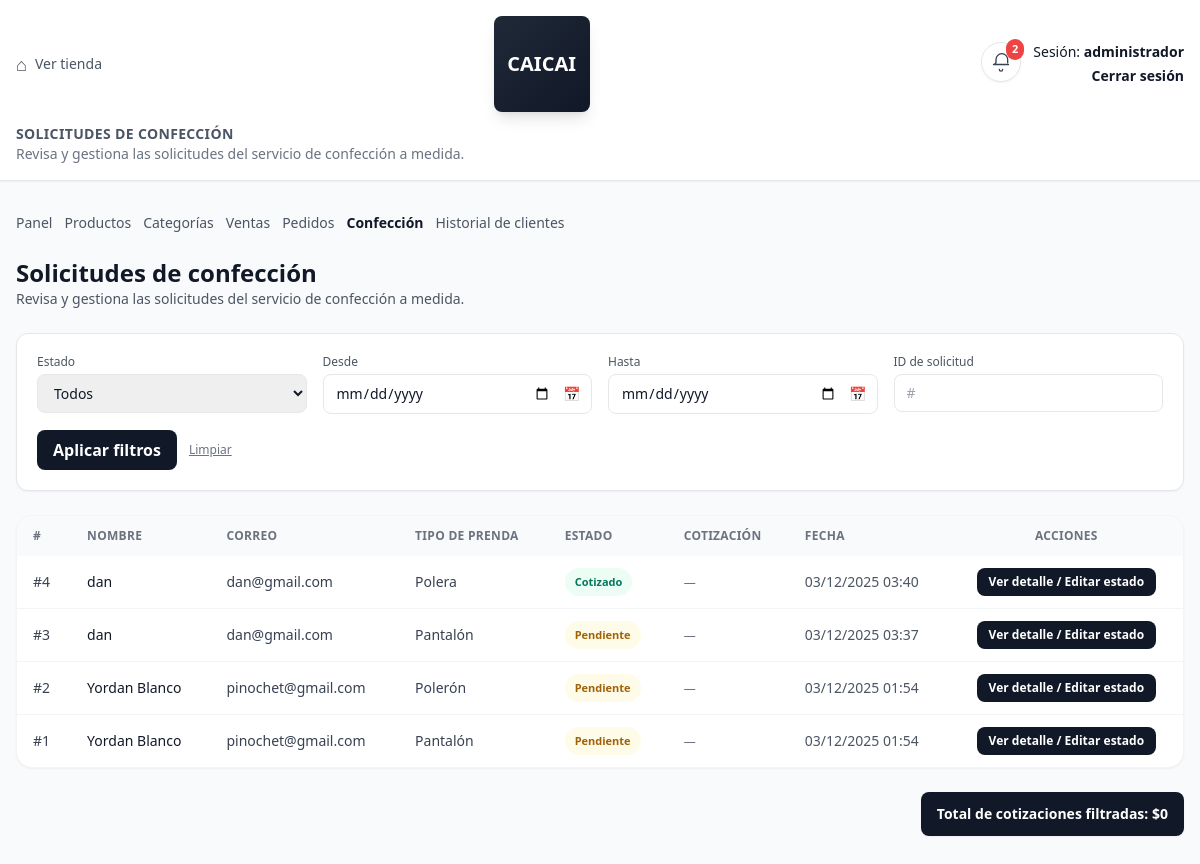
Before: /panel/solicitudes-confeccion/ (signed in) with the older database file.
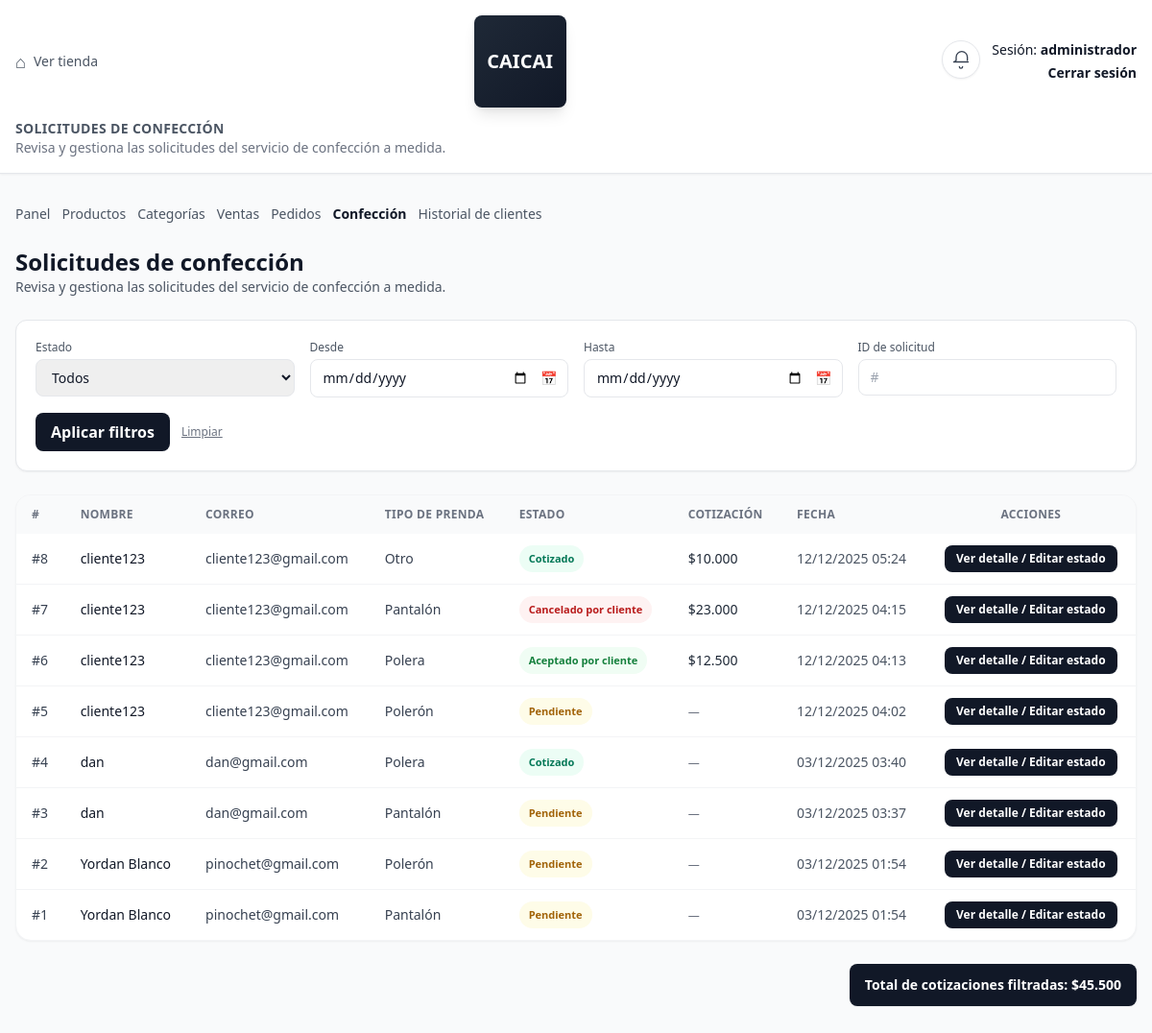
After: the same page with the newer database file.
### core/models.py (models this page shows, shortened)
class SolicitudConfeccion(models.Model):
    TIPO_PRENDA_CHOICES = [
        ('poleron', 'Polerón'),
        ('polera', 'Polera'),
        ('pantalon', 'Pantalón'),
        ('otro', 'Otro'),
    ]
    ESTADO_CHOICES = [
        ('pendiente', 'Pendiente'),
        ('revisado', 'Revisado'),
        ('cotizado', 'Cotizado'),
        ('rechazado', 'Rechazado'),
        ('aceptado', 'Aceptado por cliente'),
        ('cancelado', 'Cancelado por cliente'),
    ]
    cliente = models.ForeignKey(
        'Cliente',
        on_delete=models.SET_NULL,
        null=True,
        blank=True,
        related_name='solicitudes_confeccion'
    )
    nombre = models.CharField(max_length=150)
    correo = models.EmailField()
    telefono = models.CharField(max_length=20)
    tipo_prenda = models.CharField(max_length=20, choices=TIPO_PRENDA_CHOICES)
    descripcion_diseno = models.TextField()
    fecha_creacion = models.DateTimeField(auto_now_add=True)
    estado = models.CharField(max_length=20, choices=ESTADO_CHOICES, default='pendiente')
    respuesta = models.TextField(blank=True, null=True)
    observaciones_admin = models.TextField(blank=True, null=True, default='')
    cotizacion_monto = models.DecimalField(max_digits=10, decimal_places=2, null=True, blank=True)
    cotizacion_aceptada = models.BooleanField(null=True, blank=True, default=None)
    class Meta:
        ordering = ['-fecha_creacion']

### core/decorators.py (the view)
    def wrapper(request, *args, **kwargs):
        if 'admin_id' not in request.session:
            return redirect('admin_login')
        return view_func(request, *args, **kwargs)

### core/templatetags/dict_extras.py (called while the page is built)
@register.filter
def precio_clp(value):
    if value in (None, ''):
        return '$0'
    try:
        dec = Decimal(str(value))
    except (InvalidOperation, TypeError, ValueError):
        return '$0'
    dec = dec.quantize(Decimal('1'))
    num = int(dec)
    formatted = f'{num:,}'.replace(',', '.')
    return f'${formatted}'

### core/views.py (called while the page is built)
def _low_stock_threshold(request):
    try:
        value = int(request.session.get('low_stock_threshold', getattr(settings, 'LOW_STOCK_THRESHOLD', 5)))
        return max(1, min(20, value))
    except (TypeError, ValueError):
        return 5

def _low_stock_products(threshold: int):
    qs = Producto.objects.filter(activo=True, stock__lte=threshold).annotate(nombre_display=F('nombre'))
    return list(qs)

def _low_stock_context(request):
    threshold = _low_stock_threshold(request)
    productos = _low_stock_products(threshold)
    return {
        'low_stock_products': productos,
        'low_stock_count': len(productos),
        'low_stock_threshold': threshold,
    }

### core/templates/core/solicitudes_confeccion_list.html (shortened to what the changed rows need)
<!DOCTYPE html>
{% load dict_extras %}
<html lang="es">
<head>
  <script src="https://cdn.tailwindcss.com"></script>
</head>
<body class="bg-gray-50 text-gray-900">
  <header class="border-b shadow-sm bg-white">
    <div class="max-w-7xl mx-auto px-4 py-4 flex flex-col gap-3">
      <div class="flex items-center justify-between">
        <div class="flex items-start justify-end gap-3">
          {% include 'core/partials/low_stock_alert.html' %}
        </div>
      </div>
    </div>
  </header>
  <main class="py-8">
    <div class="max-w-7xl mx-auto px-4 space-y-6">
      <div class="flex items-center justify-between">
        <div>
          <h1 class="text-2xl font-bold">Solicitudes de confección</h1>
        </div>
      </div>
      <div class="bg-white rounded-2xl shadow-sm border border-gray-100 overflow-hidden">
        <div class="overflow-x-auto">
          <table class="min-w-full text-sm">
            <thead class="bg-gray-50 text-xs uppercase tracking-wide text-gray-500">
              <tr>
                <th class="px-4 py-3 text-left">#</th>
                <th class="px-4 py-3 text-left">Nombre</th>
                <th class="px-4 py-3 text-left">Correo</th>
                <th class="px-4 py-3 text-left">Tipo de prenda</th>
                <th class="px-4 py-3 text-left">Estado</th>
                <th class="px-4 py-3 text-left">Cotización</th>
                <th class="px-4 py-3 text-left">Fecha</th>
                <th class="px-4 py-3 text-center">Acciones</th>
              </tr>
            </thead>
            <tbody class="divide-y divide-gray-100">
              {% for s in solicitudes %}
                <tr class="hover:bg-gray-50">
                  <td class="px-4 py-3 text-gray-700 font-medium">#{{ s.id }}</td>
                  <td class="px-4 py-3">
                    <span class="font-medium text-gray-900">{{ s.nombre }}</span>
                  </td>
                  <td class="px-4 py-3 text-gray-700">
                    {{ s.correo }}
                  </td>
                  <td class="px-4 py-3 text-gray-700">
                    {{ s.get_tipo_prenda_display|default:s.tipo_prenda }}
                  </td>
                  <td class="px-4 py-3">
                    {% if s.estado == 'pendiente' %}
                      <span class="inline-flex px-2.5 py-1 rounded-full text-[11px] font-semibold bg-yellow-50 text-yellow-700">
                        Pendiente
                      </span>
                    {% elif s.estado == 'revisado' %}
                      <span class="inline-flex px-2.5 py-1 rounded-full text-[11px] font-semibold bg-blue-50 text-blue-700">
                        Revisado
                      </span>
                    {% elif s.estado == 'cotizado' %}
                      <span class="inline-flex px-2.5 py-1 rounded-full text-[11px] font-semibold bg-emerald-50 text-emerald-700">
                        Cotizado
                      </span>
                    {% elif s.estado == 'rechazado' %}
                      <span class="inline-flex px-2.5 py-1 rounded-full text-[11px] font-semibold bg-red-50 text-red-700">
                        Rechazado
                      </span>
                    {% elif s.estado == 'aceptado' %}
                      <span class="inline-flex px-2.5 py-1 rounded-full text-[11px] font-semibold bg-green-50 text-green-700">
                        Aceptado por cliente
                      </span>
                    {% elif s.estado == 'cancelado' %}
                      <span class="inline-flex px-2.5 py-1 rounded-full text-[11px] font-semibold bg-red-50 text-red-700">
                        Cancelado por cliente
                      </span>
                    {% else %}
                      <span class="text-xs text-gray-600">{{ s.estado }}</span>
                    {% endif %}
                  </td>
                  <td class="px-4 py-3 text-gray-800">
                    {% if s.cotizacion_monto %}
                      {{ s.cotizacion_monto|precio_clp }}
                    {% else %}
                      <span class="text-xs text-gray-500">—</span>
                    {% endif %}
                  </td>
                  <td class="px-4 py-3 text-gray-600">
                    {{ s.fecha_creacion|date:"d/m/Y H:i" }}
                  </td>
                  <td class="px-4 py-3 text-center">
                    <a href="{% url 'solicitud_confeccion_detalle' s.id %}"
                       class="inline-flex items-center justify-center px-3 py-1.5 rounded-lg text-xs font-semibold bg-gray-900 text-white hover:bg-gray-800">
                      Ver detalle / Editar estado
                    </a>
                  </td>
                </tr>
              {% empty %}
                <tr>
                  <td colspan="8" class="px-4 py-6 text-center text-gray-500 text-sm">
                    No hay solicitudes registradas.
                  </td>
                </tr>
              {% endfor %}
            </tbody>
          </table>
        </div>
      </div>
      <div class="mt-4 flex items-center justify-end">
        <div class="bg-gray-900 text-white px-4 py-3 rounded-lg text-sm font-semibold shadow-sm">
          Total de cotizaciones filtradas: {{ total_cotizaciones|precio_clp }}
        </div>
      </div>
    </div>
  </main>
</body>
</html>

Changed rows visible on the page:
added SolicitudConfeccion: id "8", nombre "cliente123", correo "cliente123@gmail.com", tipo_prenda "Otro", estado "Cotizado", cotizacion_monto|precio_clp "$10.000", fecha_creacion "12/12/2025 05:24"
added SolicitudConfeccion: id "7", nombre "cliente123", correo "cliente123@gmail.com", tipo_prenda "Pantalón", estado "Cancelado por cliente", cotizacion_monto|precio_clp "$23.000", fecha_creacion "12/12/2025 04:15"
added SolicitudConfeccion: id "6", nombre "cliente123", correo "cliente123@gmail.com", tipo_prenda "Polera", estado "Aceptado por cliente", cotizacion_monto|precio_clp "$12.500", fecha_creacion "12/12/2025 04:13"
added SolicitudConfeccion: id "5", nombre "cliente123", correo "cliente123@gmail.com", tipo_prenda "Polerón", estado "Pendiente", fecha_creacion "12/12/2025 04:02"
Other visible differences:
{{ total_cotizaciones|precio_clp }}: "$0" → "$45.500"
{{ low_stock_count }}: "2" → (not shown)
